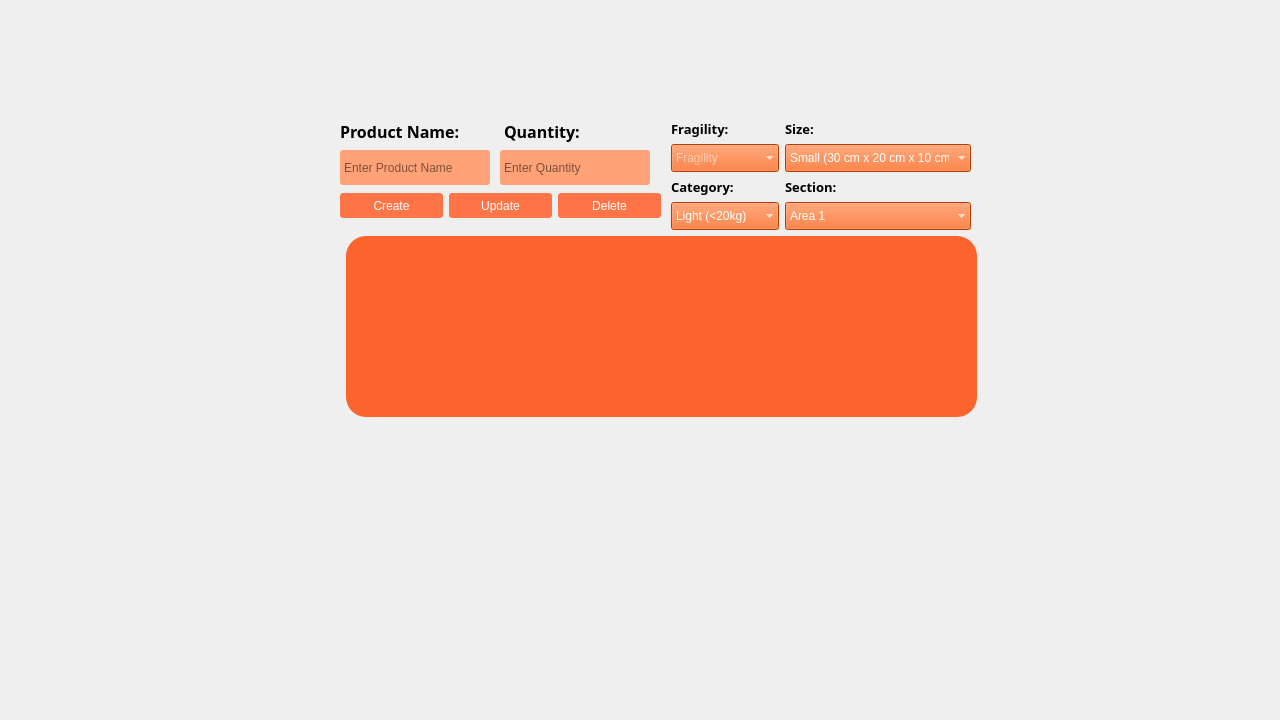
<?xml version="1.0" encoding="UTF-8"?>
<ui version="4.0">
 <class>Activity</class>
 <widget class="QMainWindow" name="Activity">
  <property name="geometry">
   <rect>
    <x>0</x>
    <y>0</y>
    <width>1280</width>
    <height>720</height>
   </rect>
  </property>
  <property name="windowTitle">
   <string>Activity</string>
  </property>
  <property name="windowIcon">
   <iconset resource="res.qrc">
    <normaloff>:/images/images/7.png</normaloff>:/images/images/7.png</iconset>
  </property>
  <property name="styleSheet">
   <string notr="true">#centralwidget { border-image: url(:/images/images/act.png);}</string>
  </property>
  <widget class="QWidget" name="centralwidget">
   <widget class="QPushButton" name="PBhome">
    <property name="geometry">
     <rect>
      <x>80</x>
      <y>65</y>
      <width>210</width>
      <height>50</height>
     </rect>
    </property>
    <property name="text">
     <string/>
    </property>
    <property name="flat">
     <bool>true</bool>
    </property>
   </widget>
   <widget class="QPushButton" name="PBsettings">
    <property name="geometry">
     <rect>
      <x>80</x>
      <y>230</y>
      <width>210</width>
      <height>50</height>
     </rect>
    </property>
    <property name="text">
     <string/>
    </property>
    <property name="flat">
     <bool>true</bool>
    </property>
   </widget>
   <widget class="QLabel" name="labelname">
    <property name="geometry">
     <rect>
      <x>1035</x>
      <y>206</y>
      <width>240</width>
      <height>30</height>
     </rect>
    </property>
    <property name="font">
     <font>
      <pointsize>13</pointsize>
      <bold>true</bold>
     </font>
    </property>
    <property name="text">
     <string/>
    </property>
    <property name="alignment">
     <set>Qt::AlignCenter</set>
    </property>
   </widget>
   <widget class="QPushButton" name="PBwarehouse">
    <property name="geometry">
     <rect>
      <x>80</x>
      <y>175</y>
      <width>210</width>
      <height>50</height>
     </rect>
    </property>
    <property name="text">
     <string/>
    </property>
    <property name="flat">
     <bool>true</bool>
    </property>
   </widget>
   <widget class="QLineEdit" name="LEQUANTITY">
    <property name="geometry">
     <rect>
      <x>500</x>
      <y>150</y>
      <width>150</width>
      <height>35</height>
     </rect>
    </property>
    <property name="styleSheet">
     <string notr="true">QLineEdit{
background-radius: 10px;
border-radius:3px;
padding-left: 2px;
padding-right: 2px;
	background-color: rgb(255, 162, 119);

}</string>
    </property>
    <property name="frame">
     <bool>false</bool>
    </property>
    <property name="placeholderText">
     <string>Enter Quantity</string>
    </property>
   </widget>
   <widget class="QWidget" name="">
    <property name="geometry">
     <rect>
      <x>660</x>
      <y>120</y>
      <width>311</width>
      <height>111</height>
     </rect>
    </property>
    <layout class="QHBoxLayout" name="horizontalLayout_4">
     <property name="leftMargin">
      <number>11</number>
     </property>
     <item>
      <layout class="QVBoxLayout" name="verticalLayout_8">
       <item>
        <widget class="QLabel" name="label_2">
         <property name="font">
          <font>
           <family>Sitka Text Semibold</family>
           <pointsize>10</pointsize>
           <bold>true</bold>
          </font>
         </property>
         <property name="text">
          <string>Fragility:</string>
         </property>
        </widget>
       </item>
       <item>
        <widget class="QComboBox" name="CBFRAGILE">
         <property name="styleSheet">
          <string notr="true">QComboBox{
color: white;
	border-color: white;
	background-color: rgb(255, 85, 0);

	border-color: rgb(255, 255, 255);
height: 25px;
}

QComboBox:Hover{
	background-color: rgb(252, 128, 83);
color:white;


}</string>
         </property>
         <property name="placeholderText">
          <string>Fragility</string>
         </property>
         <property name="frame">
          <bool>false</bool>
         </property>
         <item>
          <property name="text">
           <string>Fragile</string>
          </property>
         </item>
         <item>
          <property name="text">
           <string>Non-fragile</string>
          </property>
         </item>
        </widget>
       </item>
       <item>
        <widget class="QLabel" name="label_7">
         <property name="font">
          <font>
           <family>Sitka Text Semibold</family>
           <pointsize>10</pointsize>
           <bold>true</bold>
          </font>
         </property>
         <property name="text">
          <string>Category: </string>
         </property>
        </widget>
       </item>
       <item>
        <widget class="QComboBox" name="CBCATEGORY">
         <property name="styleSheet">
          <string notr="true">QComboBox{
color: white;
	border-color: white;
	background-color: rgb(255, 85, 0);

	border-color: rgb(255, 255, 255);
height: 25px;
}

QComboBox:Hover{
	background-color: rgb(252, 128, 83);
color:white;


}</string>
         </property>
         <property name="frame">
          <bool>false</bool>
         </property>
         <item>
          <property name="text">
           <string>Light (&lt;20kg)</string>
          </property>
         </item>
         <item>
          <property name="text">
           <string>Heavy (&gt;20kg)</string>
          </property>
         </item>
        </widget>
       </item>
      </layout>
     </item>
     <item>
      <layout class="QVBoxLayout" name="verticalLayout_9">
       <item>
        <widget class="QLabel" name="label_6">
         <property name="font">
          <font>
           <family>Sitka Text Semibold</family>
           <pointsize>10</pointsize>
           <bold>true</bold>
          </font>
         </property>
         <property name="text">
          <string>Size:</string>
         </property>
        </widget>
       </item>
       <item>
        <widget class="QComboBox" name="CBSIZE">
         <property name="styleSheet">
          <string notr="true">QComboBox{
color: white;
	border-color: white;
	background-color: rgb(255, 85, 0);

	border-color: rgb(255, 255, 255);
height: 25px;
}

QComboBox:Hover{
	background-color: rgb(252, 128, 83);
color:white;


}</string>
         </property>
         <property name="frame">
          <bool>false</bool>
         </property>
         <item>
          <property name="text">
           <string>Small (30 cm x 20 cm x 10 cm)</string>
          </property>
         </item>
         <item>
          <property name="text">
           <string>Medium (60 cm x 40 cm x 30 cm)</string>
          </property>
         </item>
         <item>
          <property name="text">
           <string>Large (20 cm x 80 cm x 60 cm)</string>
          </property>
         </item>
        </widget>
       </item>
       <item>
        <widget class="QLabel" name="label_8">
         <property name="font">
          <font>
           <family>Sitka Text Semibold</family>
           <pointsize>10</pointsize>
           <bold>true</bold>
          </font>
         </property>
         <property name="text">
          <string>Section:</string>
         </property>
        </widget>
       </item>
       <item>
        <widget class="QComboBox" name="CBSECTION">
         <property name="styleSheet">
          <string notr="true">QComboBox{
color: white;
	border-color: white;
	background-color: rgb(255, 85, 0);

	border-color: rgb(255, 255, 255);
height: 25px;
}

QComboBox:Hover{
	background-color: rgb(252, 128, 83);
color:white;


}</string>
         </property>
         <property name="frame">
          <bool>false</bool>
         </property>
         <item>
          <property name="text">
           <string>Area 1</string>
          </property>
         </item>
         <item>
          <property name="text">
           <string>Area 2</string>
          </property>
         </item>
         <item>
          <property name="text">
           <string>Area 3</string>
          </property>
         </item>
         <item>
          <property name="text">
           <string>Area 4</string>
          </property>
         </item>
         <item>
          <property name="text">
           <string>Area 5</string>
          </property>
         </item>
         <item>
          <property name="text">
           <string>Area 6</string>
          </property>
         </item>
         <item>
          <property name="text">
           <string>Area 7</string>
          </property>
         </item>
         <item>
          <property name="text">
           <string>Area 8</string>
          </property>
         </item>
         <item>
          <property name="text">
           <string>Area 9</string>
          </property>
         </item>
         <item>
          <property name="text">
           <string>Area 10</string>
          </property>
         </item>
         <item>
          <property name="text">
           <string>Area 11</string>
          </property>
         </item>
         <item>
          <property name="text">
           <string>Area 12</string>
          </property>
         </item>
        </widget>
       </item>
      </layout>
     </item>
    </layout>
   </widget>
   <widget class="QTableView" name="tableView">
    <property name="geometry">
     <rect>
      <x>346</x>
      <y>236</y>
      <width>631</width>
      <height>181</height>
     </rect>
    </property>
    <property name="styleSheet">
     <string notr="true">QTableView{
border-color: white;
border-radius: 20px;
background-radius: 20px;
	background-color: rgb(252, 100, 45);
}</string>
    </property>
    <property name="frameShape">
     <enum>QFrame::StyledPanel</enum>
    </property>
    <property name="frameShadow">
     <enum>QFrame::Raised</enum>
    </property>
   </widget>
   <widget class="QLineEdit" name="LEPRODUCT">
    <property name="geometry">
     <rect>
      <x>340</x>
      <y>150</y>
      <width>150</width>
      <height>35</height>
     </rect>
    </property>
    <property name="styleSheet">
     <string notr="true">QLineEdit{
background-radius: 10px;
border-radius:3px;
padding-left: 2px;
padding-right: 2px;
	background-color: rgb(255, 162, 119);

}</string>
    </property>
    <property name="frame">
     <bool>false</bool>
    </property>
    <property name="placeholderText">
     <string>Enter Product Name</string>
    </property>
   </widget>
   <widget class="QWidget" name="">
    <property name="geometry">
     <rect>
      <x>340</x>
      <y>180</y>
      <width>321</width>
      <height>51</height>
     </rect>
    </property>
    <layout class="QVBoxLayout" name="verticalLayout_2">
     <item>
      <layout class="QVBoxLayout" name="verticalLayout_4">
       <item>
        <layout class="QHBoxLayout" name="horizontalLayout">
         <item>
          <widget class="QPushButton" name="PBcreate">
           <property name="font">
            <font>
             <bold>false</bold>
            </font>
           </property>
           <property name="styleSheet">
            <string notr="true">QPushButton{
color: white;
	border-color: white;
border-radius: 3px;
	background-color: rgb(255, 117, 71);
	border-color: rgb(255, 255, 255);
height: 25px;
}

QPushButton:Hover{
	background-color: rgb(252, 128, 83);
color:white;


}</string>
           </property>
           <property name="text">
            <string>Create</string>
           </property>
          </widget>
         </item>
         <item>
          <widget class="QPushButton" name="PBupdate">
           <property name="styleSheet">
            <string notr="true">QPushButton{
color: white;
	border-color: white;
border-radius: 3px;
	background-color: rgb(255, 117, 71);
	border-color: rgb(255, 255, 255);
height: 25px;
}

QPushButton:Hover{
	background-color: rgb(252, 128, 83);
color:white;


}</string>
           </property>
           <property name="text">
            <string>Update</string>
           </property>
          </widget>
         </item>
         <item>
          <widget class="QPushButton" name="PBdelete">
           <property name="styleSheet">
            <string notr="true">QPushButton{
color: white;
	border-color: white;
border-radius: 3px;
	background-color: rgb(255, 117, 71);
	border-color: rgb(255, 255, 255);
height: 25px;
}

QPushButton:Hover{
	background-color: rgb(252, 128, 83);
color:white;


}</string>
           </property>
           <property name="text">
            <string>Delete</string>
           </property>
          </widget>
         </item>
        </layout>
       </item>
      </layout>
     </item>
    </layout>
   </widget>
   <widget class="QWidget" name="">
    <property name="geometry">
     <rect>
      <x>340</x>
      <y>120</y>
      <width>321</width>
      <height>22</height>
     </rect>
    </property>
    <layout class="QHBoxLayout" name="horizontalLayout_2">
     <item>
      <widget class="QLabel" name="label_9">
       <property name="font">
        <font>
         <family>Sitka Text Semibold</family>
         <pointsize>12</pointsize>
         <bold>true</bold>
        </font>
       </property>
       <property name="text">
        <string>Product Name:</string>
       </property>
      </widget>
     </item>
     <item>
      <widget class="QLabel" name="label_10">
       <property name="font">
        <font>
         <family>Sitka Text Semibold</family>
         <pointsize>12</pointsize>
         <bold>true</bold>
        </font>
       </property>
       <property name="text">
        <string>Quantity:</string>
       </property>
      </widget>
     </item>
    </layout>
   </widget>
  </widget>
 </widget>
 <resources>
  <include location="res.qrc"/>
 </resources>
 <connections/>
</ui>
